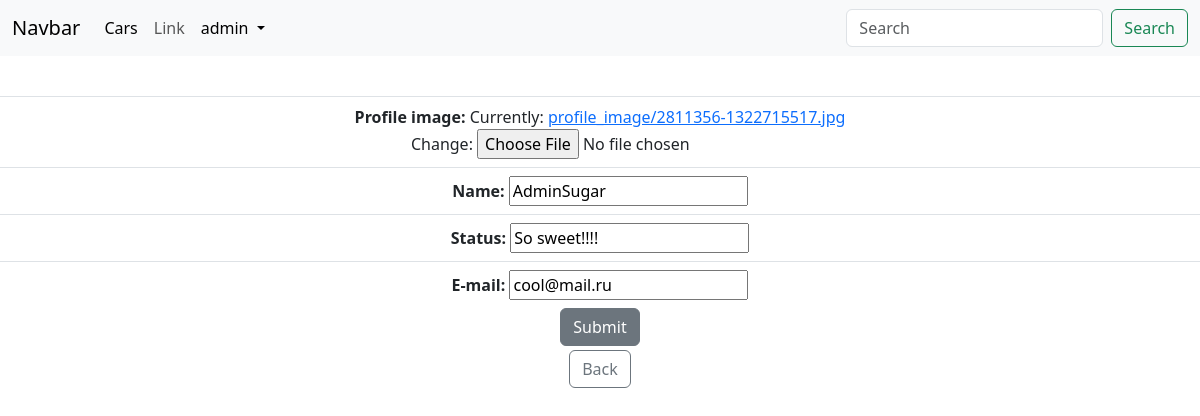
/profile/update/ (signed in), run on the app's committed database.
### gallery/models.py (models this page shows)
class Profile(models.Model):
    profile = models.OneToOneField(settings.AUTH_USER_MODEL, on_delete=models.CASCADE)
    name = models.CharField(max_length=30, blank=True)
    email = models.EmailField(blank=True)
    image = models.ImageField(default='default.jpg', upload_to='profile_image/')
    status = models.CharField(null=True, max_length=90, blank=True)

### gallery/views.py (the view, shortened to what this page needs)
# urls.py: path('profile/update/', ProfileEdit.as_view(), name='profile_update'),
class ProfileEdit(UpdateView):
    form_class = ProfileEditForm
    model = Profile
    template_name = 'gallery/profile_update.html'
    def get_object(self, *args, **kwargs):
        return Profile.objects.get(profile=self.request.user)

### gallery/forms.py
class ProfileEditForm(forms.ModelForm):
    class Meta:
        model = Profile
        exclude = ('profile', )

### gallery/templates/gallery/profile_update.html (shortened to what this page needs)
{% extends 'base.html' %}
{% block content1 %}
<form action="" method="post" enctype="multipart/form-data">
    <ul class="list-group list-group-flush text-center">
            <li class="list-group-item"><img src="{{ user.profile.image.url }}" alt="" width="30%"></li>
        <li class="list-group-item">
            <strong>Profile image:</strong>
            {{ form.image }}
        </li>
        <li class="list-group-item">
            <strong>Name:</strong>
            {{ form.name }}
        </li>
        <li class="list-group-item">
            <strong>Status:</strong>
            {{ form.status }}
        </li>
        <li class="list-group-item">
            <strong>E-mail:</strong>
            {{ form.email }}
        </li>
    </ul>
    <div class="mx-auto mb-1" style="width: min-content">
        <button type="submit" class="btn btn-secondary">Submit</button>
    </div>
</form>
<div class="mx-auto" style="width: min-content">
    <a type="button" class="btn btn-outline-secondary" href="{% url 'profile' user.pk %}">Back</a>
</div>
{% endblock %}

### templates/inc/_nav.html (shortened to what this page needs)
<nav class="navbar navbar-expand-lg bg-body-tertiary">
	<div class="container-fluid">
		<a class="navbar-brand" href="#">Navbar</a>
		<div class="collapse navbar-collapse" id="navbarSupportedContent">
			<ul class="navbar-nav me-auto mb-2 mb-lg-0">
				<li class="nav-item">
					<a class="nav-link active" aria-current="page" href="{% url 'car_list' %}">Cars</a>
				</li>
				<li class="nav-item">
					<a class="nav-link" href="#">Link</a>
				</li>
				<li class="nav-item dropdown">
					{% if request.user.is_authenticated %}
						<a class="nav-link dropdown-toggle active" aria-current="page" role="button" data-bs-toggle="dropdown" aria-expanded="false">
							{{ user }}
						</a>
					{% else %}
						<a class="nav-link active nav_profile_link_box" aria-current="page" href="{% url 'login' %}">
							Account
						</a>
					{% endif %}
				</li>
			</ul>
			<form class="d-flex" role="search">
				<input class="form-control me-2" type="search" placeholder="Search" aria-label="Search">
				<button class="btn btn-outline-success" type="submit">Search</button>
			</form>
		</div>
	</div>
</nav>

### data on the page
Profile: name "AdminSugar", status "So sweet!!!!", email "cool@mail.ru"

### other printed values
{{ user }} "admin"
